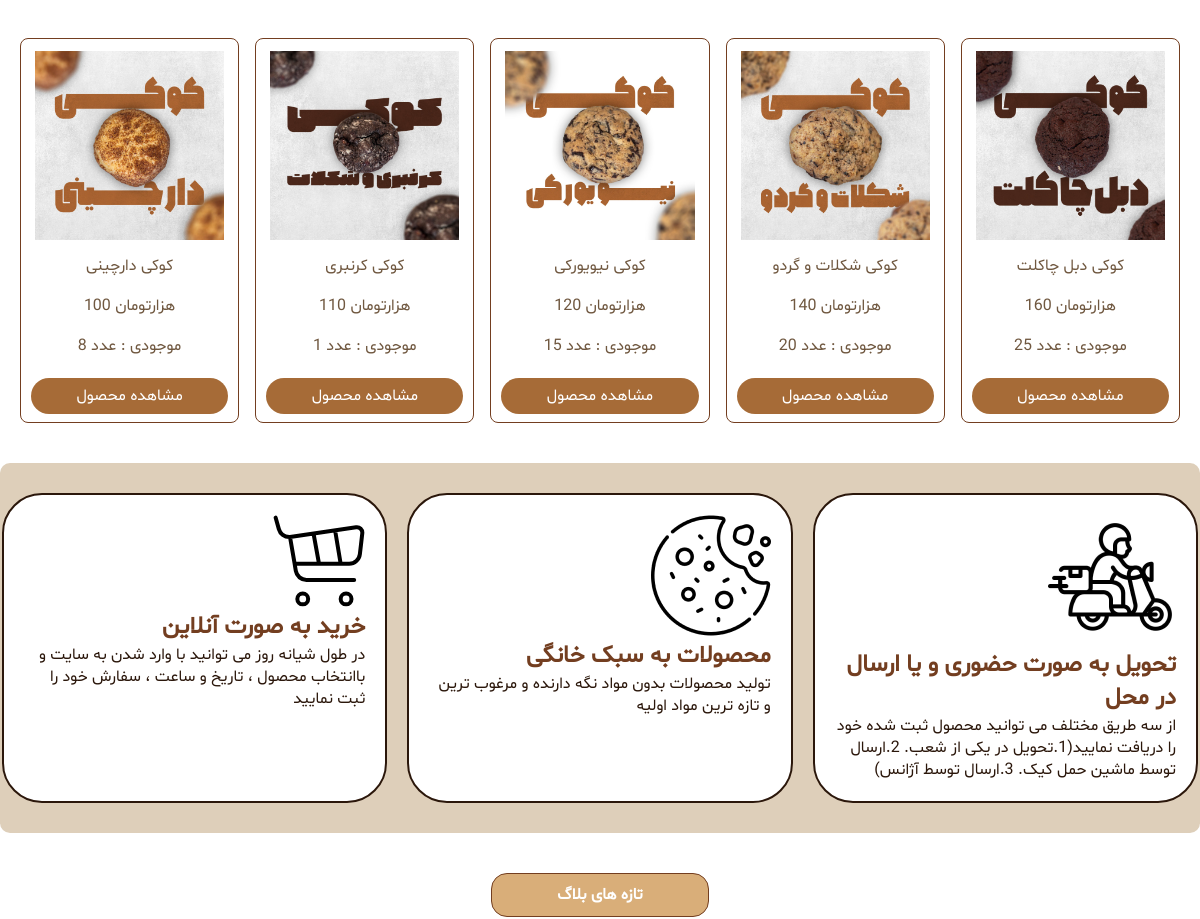
Before: / (middle part) with the older database file.
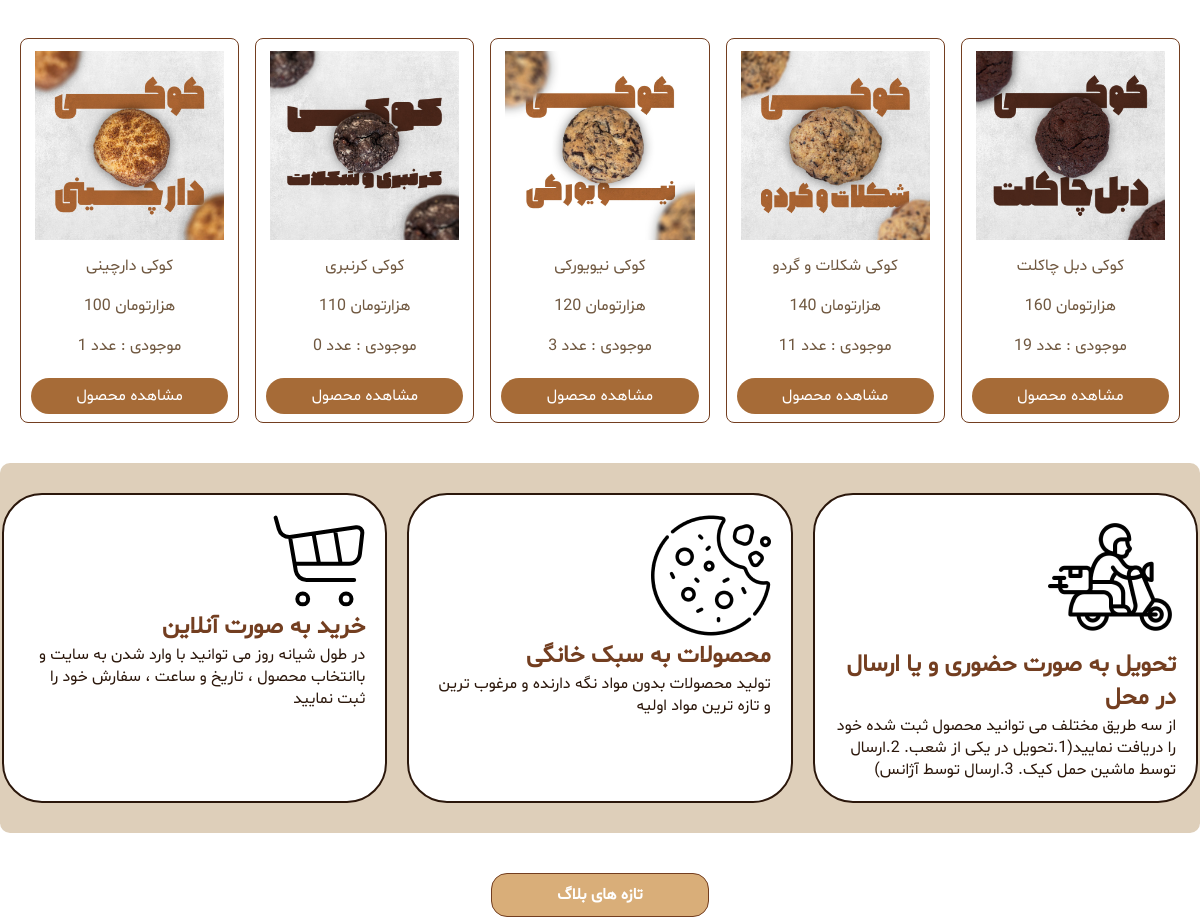
After: the same page with the newer database file.
### shop/models.py (models this page shows, shortened)
class Product(models.Model):
    name = models.CharField(max_length=100)
    price = models.PositiveIntegerField()
    quantity = models.PositiveIntegerField()
    image = models.ImageField(upload_to='images', null=True, blank=True)  # Image field added

### shop/views.py (the view)
# urls.py: path('', views.home, name='home'),
def home(request):
    products = Product.objects.all()
    return render(request, 'shop/home.html', {'products': products})

### shop/templates/shop/home.html (shortened to what this page needs)
{% load static %}
<!DOCTYPE html>
<html lang="fa">
<head>
    <link rel="stylesheet" href="{% static 'FirstPage.css' %}">
</head>
<body>
<main>
    <div class="container"><h6 class="card">محصولات</h6></div>
    <section class="newestProduct">
        {% for product in products %}
        <div class="cookies">
           {% if product.image %}
                <img class="cookieD" src="{{ product.image.url }}" width="125px" height="139px" style="border-radius: 3px;" />
            {% else %}
                <img class="cookieD" src="{% static 'Pictures/cookie.png' %}" width="125px" height="139px" style="border-radius: 3px;" />
            {% endif %}
            <h6 class="ProductTitle">{{ product.name }}</h6>
            <h6 class="ProductTitle">{{ product.price }} هزارتومان</h6>
            <h6 class="ProductTitle">{{ product.quantity }} موجودی : عدد</h6>
            <a href="{% url 'buy_product' product.id %}" class="btn btn-primary" style="margin-top: 10px;">مشاهده محصول</a>
        </div>
        {% endfor %}
    </section>
    <section class="product-info">
        <div class="info-box">
            <img src="{% static 'Pictures/vector.svg' %}"/>
            <h2 class="ItemTitle" >خرید به صورت آنلاین</h2>
            <p class="ItemText">در طول شیانه روز می توانید با وارد شدن به سایت و باانتخاب محصول ، تاریخ و ساعت ، سفارش خود را ثبت نمایید</p>
        </div>
        <div class="info-box">
            <img src="{% static 'Pictures/Frame 31.png' %}"/>
            <h2 class="ItemTitle">محصولات به سبک خانگی</h2>
            <p class="ItemText">تولید محصولات بدون مواد نگه دارنده و مرغوب ترین و تازه ترین مواد اولیه</p>
        </div>
        <div class="info-box">
            <img src="{% static 'Pictures/Fast Delivery free icons designed by Irvan Kurnianto 1.png' %}"/>
            <h2 class="ItemTitle">تحویل به صورت حضوری  و یا ارسال در محل</h2>
            <p class="ItemText">از سه طریق مختلف می توانید محصول ثبت شده خود را دریافت نمایید(1.تحویل در یکی از شعب. 2.ارسال توسط ماشین حمل کیک. 3.ارسال توسط آژانس)</p>
        </div>
    </section>
</main>
<div class="container"><h6 class="card">تازه های بلاگ</h6></div>
</body>
</html>

### statics/FirstPage.css (style rules this page uses)
* { margin: 0; padding: 0; box-sizing: border-box; background-color: white; }
.card { display: flex; flex-direction: column; flex-direction: column; font-size: 16px; font-family: 'Shabnam'; color: white; text-align:center; justify-content: center; width: 218px; height: 44px; padding: 8px 24px; border: 0.5px solid #733E20 ; border-radius: 16px; background-color:#d9ae79 ; }
.container { display: flex; justify-content: center; align-items: center; padding: 40px 40px; }
.cookies { display: grid; padding: 8px 10px; gap: 4px; row-gap: 4px; background-color: white; border-radius: 8px; text-align: center; border: 1.5px solid #733E20; }
.cookieD { width: 100%; height: auto; object-fit: contain; padding: 4px; }
.cookies > .btn-primary { font-size: 16px; font-family: 'Shabnam'; font-style: normal; text-align: center; color: white; line-height: 28px; background-color: #A66B37; padding: 4px; border-radius: 24px; text-decoration:none }
.ProductTitle { font-family: 'Shabnam'; font-size: 16px; font-style: normal; text-align: center; font-weight: 400; line-height: 28px; color: #705840; padding: 4px; }
.newestProduct { display: grid; grid-template-columns: repeat(auto-fit, minmax(150px, 1fr)); gap: 16px; row-gap: 16px; margin-left: 20px; margin-right: 20px; }
.product-info { display: grid; grid-template-columns: repeat(auto-fit, minmax(300px, 1fr)); gap: 20px; align-items: center; justify-items: center; padding: 30px 2px; background-color: #DECFBA; border-radius: 10px; margin-top: 40px; }
.info-box { background-color: white; width: 100%; height: 100%; max-width: 400px; border-radius: 40px; padding: 20px; border: 2px solid #2B170B; text-align: right; }
.ItemTitle { font-family: 'Shabnam'; font-size: 24px; color: #733E20; }
.ItemText { font-family: 'Shabnam'; font-size: 16px; color:#2B170B; }

Changed rows visible on the page:
changed Product "کوکی دارچینی": quantity "8" → "1"
changed Product "کوکی کرنبری": quantity "1" → "0"
changed Product "کوکی نیویورکی": quantity "15" → "3"
changed Product "کوکی شکلات و گردو": quantity "20" → "11"
changed Product "کوکی دبل چاکلت": quantity "25" → "19"
